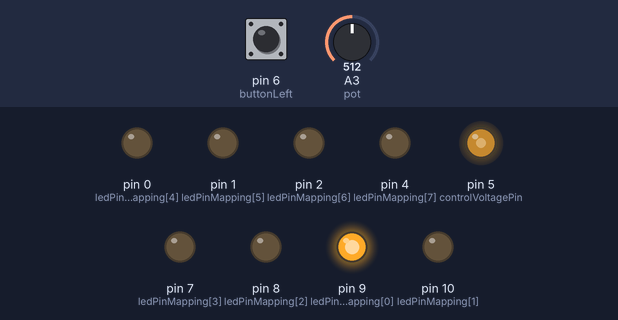
The sketch below on a simulated Arduino Uno, built with avr-gcc and run on an emulated ATmega328P. On the bench: output pins drawn as LEDs (lit = HIGH). Inputs (shaded band) come from the test bench; at power-on: A3 (pot) = 512, pin 6 (buttonLeft) HIGH.

Above: at 2.1 s.
2.2 s: A3 (pot) set to 716
At 2.5 s:
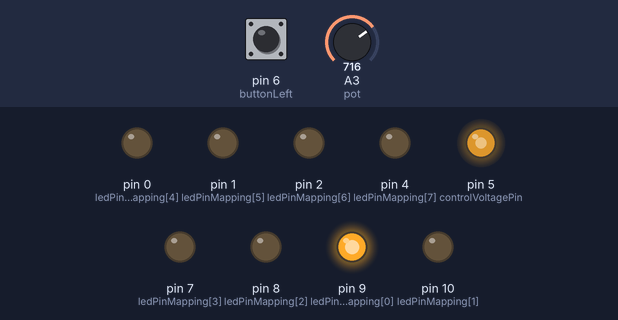
3.7 s: pin 6 (buttonLeft) pulled LOW for 0.15 s
At 4.8 s:
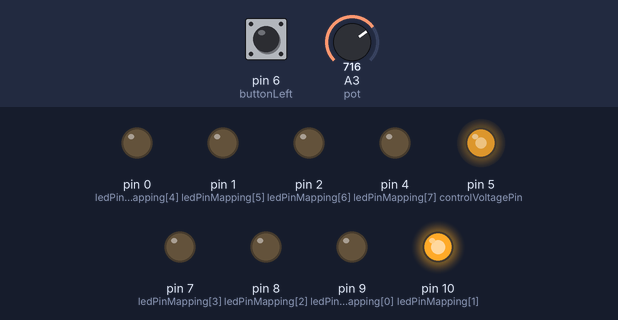
5.3 s: A3 (pot) set to 900
At 6.1 s:
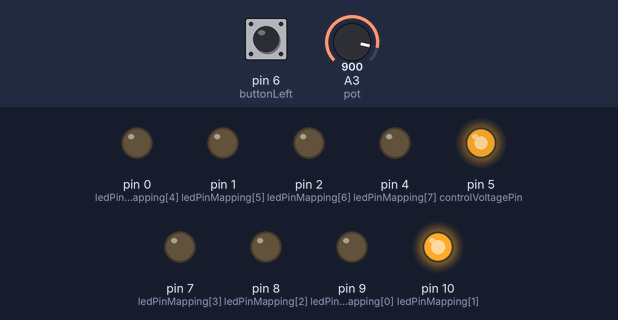
6.8 s: pin 6 (buttonLeft) pulled LOW for 1 s
At 7.2 s:
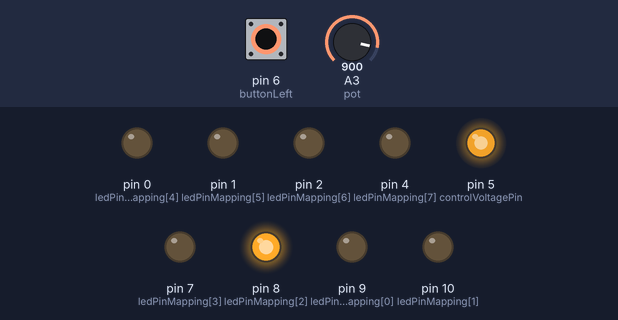
9.3 s: pin 6 (buttonLeft) pulled LOW for 0.15 s
At 10.3 s:
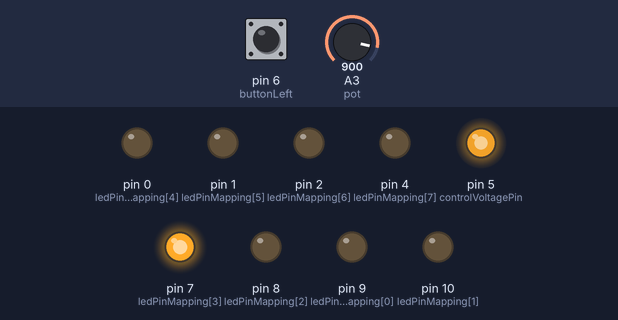
10.9 s: A3 (pot) set to 511
At 11.5 s:
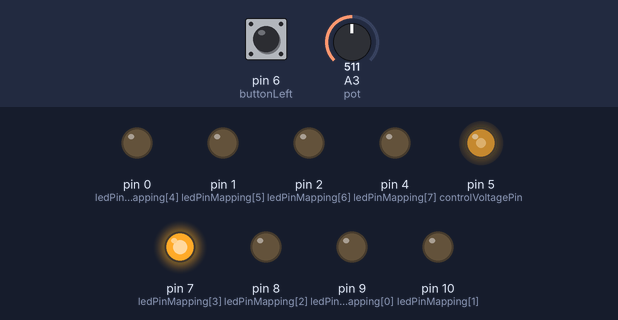
Timing chart, 0 to 13.4 s (numbered marks = the images above; inputs shaded):
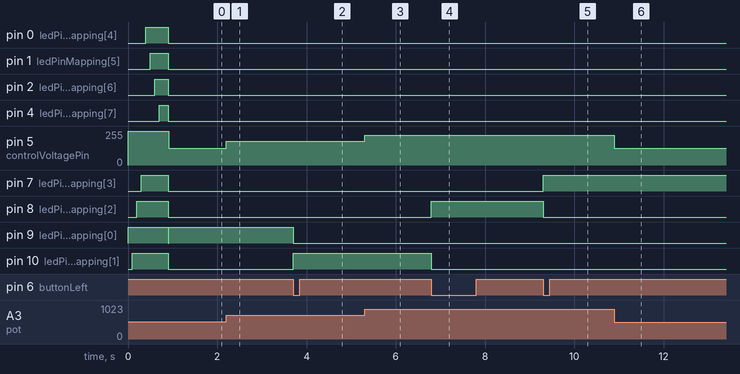

The sketch:

Attiny84_BerlinerSchule_PressButton_left.ino
```cpp
/*
*
* Modified by dusjagr and stahl to run on the attiny84 for the 8Step MixTape | Berliner Schule
* CC 2015
*/

// ATMEL ATTINY84 / ARDUINO
//
// Download the 8Bit MixTape (Attiny) cores for compatibility to the Arduino IDE from:
// https://github.com/8BitMixtape/8Step-MixTape-Berliner-Schule
// or the general Attiny cores:
// http://highlowtech.org/?p=1695
//
//                       +-\/-+
//                  Vcc 1|    |14 GND
//        LED2 (10) PB0 2|    |13 PA0 (0) LED5
//        LED1 (9)  PB1 3|    |12 PA1 (1) LED6
//                Reset 4|    |11 PA2 (2) LED7
//        LED3 (8)  PB2 5|    |10 PA3 (3) A3 left Poti & right Button
//        LED4 (7)  PA7 6|    |9  PA4 (4) LED1 SCK
//  empty MOSI (6)  PA6 7|    |8  PA5 (5) MISO PWM-Output -> CV
//                       +----+
//
// https://github.com/8BitMixtape/

const byte pot = A3;
const byte buttonLeft = 6;
const byte controlVoltagePin = 5;
const int ledPinMapping[8] = {9, 10, 8, 7, 0, 1, 2, 4}; // change this if you insiston using more than 8 steps
const int POT_THRESHOLD = 10;
int potValue = 0;
int mappedValue = 0;

int buttonState1 = 0;         // current state of the button
int lastButtonState1 = 1;     // previous state of the button
int count = 0;                // count how many times button is pressed


void setup(){
  //Set all the pins as inputs and outputs
  pinMode(pot, INPUT);
  pinMode (buttonLeft, INPUT_PULLUP);
  pinMode(controlVoltagePin, OUTPUT);

  // Set all the LED pins as Output using a for loop
  for (int i = 0; i < 8; i++){
    pinMode(ledPinMapping[i], OUTPUT);
  }

  //Turn on the CV pin, which controls the transistor, thus all LEDs
  digitalWrite(controlVoltagePin, HIGH);

  // Turn the LEDs on, slooooowly
  for (int i = 0; i < 8; i++){
    digitalWrite(ledPinMapping[i], HIGH);
    delay(100);
  }

  delay(100); //wait a bit
  // Turn the LEDs off
  for (int i = 0; i < 8; i++){
    digitalWrite(ledPinMapping[i], LOW);
    delay(1);
  }
  digitalWrite(ledPinMapping[count], HIGH);
}

void loop(){
  // read the state of the switch into a local variable:
  buttonState1 = digitalRead(buttonLeft);
  // read the potentiometers into a local variable:
  potValue = analogRead(pot); // this also reads th right button
  // read the potentiometers into a local variable:
  mappedValue = map(potValue,POT_THRESHOLD,1023,0,255);
  // Make sure the mapped value doesnt get negativ
  if (mappedValue <= 0) {
    mappedValue = 0;
  }

  analogWrite(controlVoltagePin, mappedValue);

  if (buttonState1 != lastButtonState1 && buttonState1 == LOW) {
    digitalWrite(ledPinMapping[count], LOW);
    count++;
    if (count >= 8) {
        count = 0;
      }
    digitalWrite(ledPinMapping[count], HIGH);
  }
  lastButtonState1 = buttonState1;
}
```

Measured:
- after the input at 2.2 s, pin 5 (controlVoltagePin): 126/255 → 177/255 at once
- after the input at 3.7 s, pin 9 (ledPinMapping[0]): HIGH → LOW at once; pin 10 (ledPinMapping[1]): LOW → HIGH at once
- after the input at 5.3 s, pin 5 (controlVoltagePin): 177/255 → 224/255 at once
- after the input at 6.8 s, pin 8 (ledPinMapping[2]): LOW → HIGH at once; pin 10 (ledPinMapping[1]): HIGH → LOW at once
- after the input at 9.3 s, pin 7 (ledPinMapping[3]): LOW → HIGH at once; pin 8 (ledPinMapping[2]): HIGH → LOW at once
- after the input at 10.9 s, pin 5 (controlVoltagePin): 224/255 → 126/255 at once
